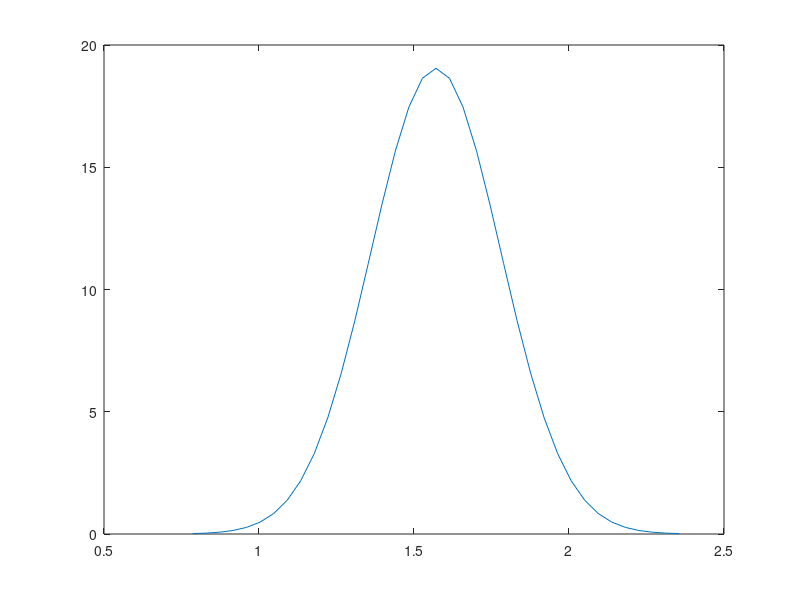

Source code (MATLAB):
clearvars;
sigma = pi/15;
cent = pi/2;
count = 1;
for val = pi/4:pi/72:3*pi/4
    newy(count) = normpdf(val,cent,sigma);
    newx(count) = val;
    count = count+1;
end

plot(newx,10*newy)